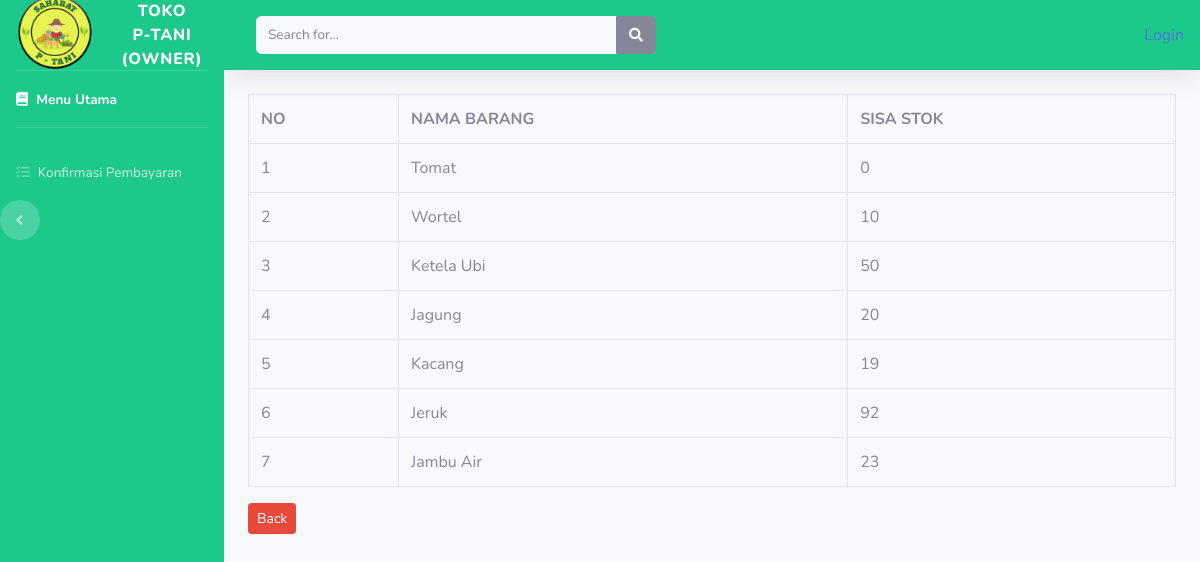
The app's page /index.php/admin/stok_barang with its own data.
### tables this page shows
CREATE TABLE `tb_barang` (
  `id_brg` int(11) NOT NULL,
  `nama_penjual` varchar(60) NOT NULL,
  `alamat` varchar(200) NOT NULL,
  `telp` varchar(25) NOT NULL,
  `nama_brg` varchar(120) NOT NULL,
  `keterangan` varchar(600) NOT NULL,
  `kategori` varchar(60) NOT NULL,
  `jenis` varchar(60) NOT NULL,
  `harga` int(11) NOT NULL,
  `stok` int(4) NOT NULL,
  `min_pembelian` varchar(40) NOT NULL,
  `no_rek` varchar(100) NOT NULL,
  `waktu_panen` date NOT NULL,
  `gambar` text NOT NULL
);

### application/controllers/admin/Stok_barang.php (called while the page is built, shortened)
<?php
class Stok_barang extends CI_Controller{
	public function index(){
		$data['barang']= $this->model_barang->tampil_data()->result();
		$this->load->view('templates_admin/header');
		$this->load->view('templates_admin/sidebar');
		$this->load->view('admin/stok_barang',$data);
		$this->load->view('templates_admin/footer');
	}
}
?>

### index.php (called while the page is built, shortened)
<?php
require_once BASEPATH.'core/CodeIgniter.php';

### application/models/model_barang.php (called while the page is built, shortened)
<?php
class Model_barang extends CI_Model{
	public function tampil_data(){
		return $this->db->get('tb_barang');
	}
}
?>

### application/views/admin/stok_barang.php (the view)
<div class="container-fluid">
	<table class="table table-bordered">
		<tr>
			<th>NO</th>
			<th>NAMA BARANG</th>
			<th>SISA STOK</th>
		</tr>
		<?php
			$no=1;
          foreach($barang as $brg): ?>
          	<tr>
          		<td><?php echo $no++ ?></td>
          		<td><?php echo $brg->nama_brg ?></td>
          		<td><?php echo $brg->stok?></td>
          	</tr>
          	<?php endforeach;?>
	</table>
  <?php echo anchor('admin/dashboard_admin/', '<div class="btn btn-sm btn-danger">Back</div>') ?>
</div>
</div>

### records on screen
tb_barang: nama_brg "Tomat", stok "0"
tb_barang: nama_brg "Wortel", stok "10"
tb_barang: nama_brg "Ketela Ubi", stok "50"
tb_barang: nama_brg "Jagung", stok "20"
tb_barang: nama_brg "Kacang", stok "19"
tb_barang: nama_brg "Jeruk", stok "92"
tb_barang: nama_brg "Jambu Air", stok "23"

### other values on screen
anchor('authh/login', 'Login') "Login"
